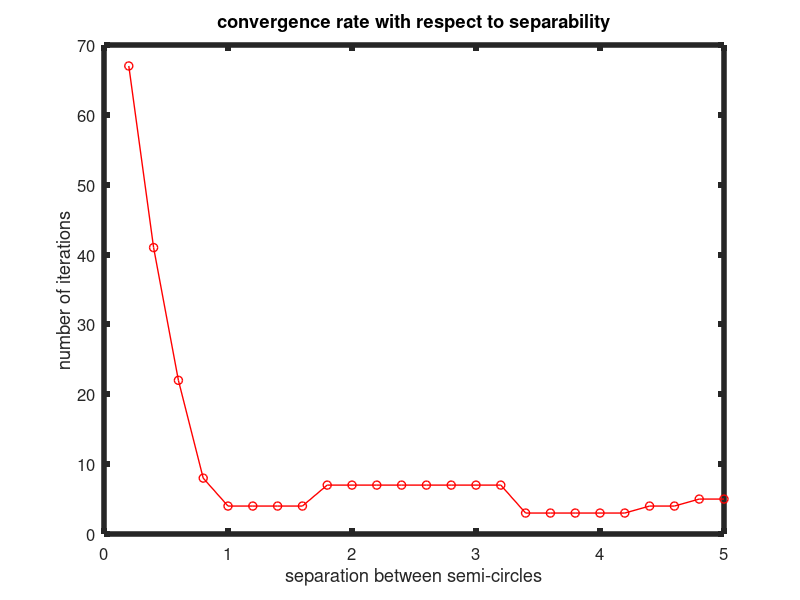

The MATLAB source for this figure:
#!/usr/bin/env octave
## problem_3_2.m
## Mac Radigan

  FORCES__SCRIPT_FILE=1;
  ux = ~isempty(getenv('LFD'));
  if ux, graphics_toolkit('qt'); end

  function ax = do_plot(ux, seps, ts)
    
    if ux
      show = 'on';
    else
      show = 'off';
    end
    
    %% plot input dataset
    ax = figure(30211);
    set(ax, 'visible', show);
      plot(seps, ts, 'LineWidth', 1, 'ro-');
      xlabel('separation between semi-circles');
      ylabel('number of iterations');
      title('convergence rate with respect to separability');
      set(gca, 'linewidth', 4, 'fontsize', 12)
      hold on;
    
    drawnow();
    
  end % function do_plot

  function t = do_pla(sep, N, rs, thetas)
    
    rad = 10;   % radius of semi-circle
    thk =  5;   % thickness of semi-circle
    
    %% uniformly distributed data
    z  = (rad - thk * (1 - rs)) .* exp(-j*2*pi*thetas);
    
    %% target function
    f = @(z) sign(angle(z));
    
    %% target set
    y = f(z);
    
    %% cartesian basis representation
    x1 = -f(z)*(rad/2-thk/4) + abs(z) .* cos(angle(z));
    x2 = f(z)*sep/2 + abs(z) .* sin(angle(z));
    
    %% categorical index
    c1 = y > 0;
    c2 = y < 0;
    
    %% Perceptron Learning Algorithm (PLA)
    t = 0;                         % training step counter
    w = zeros(1,3);                % initial weights
   %w = randn(1,3);                % initial weights
    X = [ones(size(y)); x1; x2];   % training data
    k_err = inf;                   % convergence criteria
    for n = 1:N
      x_n = X(:,n);
      t = t + 1;                      % update training step counter
      y_hat = sign(w*X);              % classify
      y_err = 0.5*abs(y - y_hat);     % residual
      [k_err, k] = max(y_err);        % select misclassified point
      if k_err <= 0 
        break
      else
        wg = w;
      end
      x_k = X(:,k);                   %   in the training data
      y_k = y(k);                     %   in the target set
      w   = w + y_k*x_k';             % update weights
    end % training
    
  end % function do_pla

  N   = 2e3;           % number of training samples
  rs = rand(1,N);      % radii
  thetas = rand(1,N);  % angles

  seps = 0.2 : 0.2 : 5; % separation between semi-circles

  f = @(seps) do_pla(seps, N, rs, thetas);

  ts = arrayfun(f, seps, 'UniformOutput', false);

  ax = do_plot(ux, seps, cell2mat(ts));
  if ux
    input('...')
  else
    saveas(ax, 'figures/p3.2.png');
  end
 
## *EOF*
